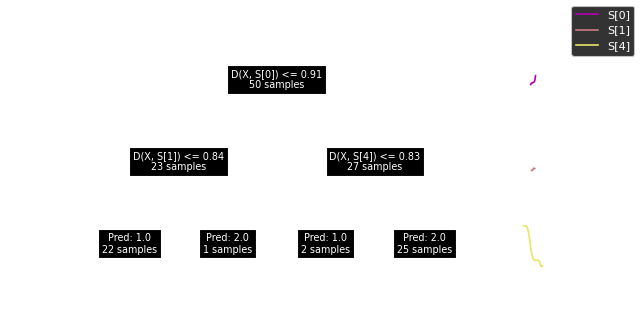

Source code (Python):
import numpy as np
import matplotlib.pylab as plt

fig = plt.figure(figsize=(8, 4))
arrays = [(i, attr[1][1]) for i, attr in enumerate(clf.tree_.attribute) if attr is not None]
spec = fig.add_gridspec(len(arrays), 5)

left = fig.add_subplot(spec[:, :4])
plot_tree(clf, ax=left, fontsize=None)

cmap = plt.get_cmap(lut=len(arrays))
for i, (index, arr) in enumerate(arrays):
   ax = fig.add_subplot(spec[i, 4])
   ax.plot(arr, label=f"S[{index}]", color=cmap(i))
   ax.set_xlim([len(arr)-X_test.shape[1], X_test.shape[1]])
   ax.set_ylim([np.min(X_train), np.max(X_train)])
   ax.set_axis_off()

fig.legend()
